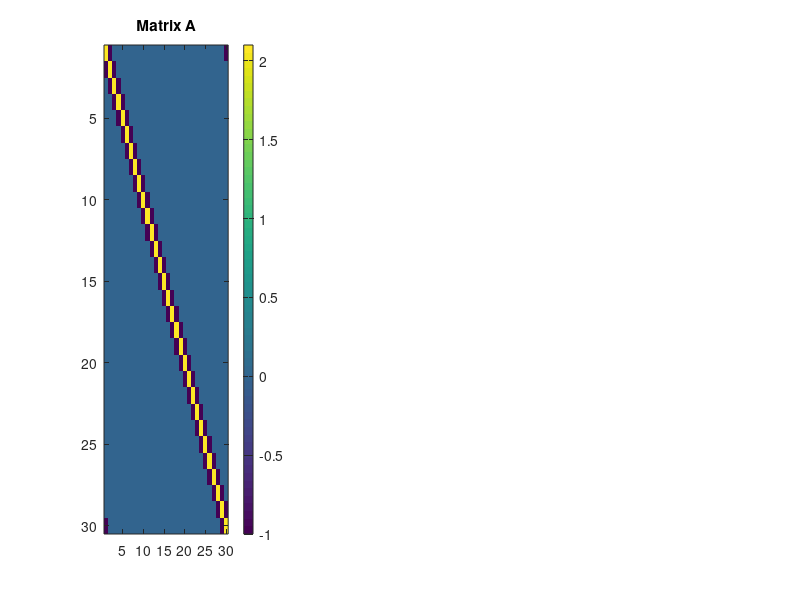

This chart was generated by the following MATLAB code: (Note: this script raises an error after producing the figure.)
%% BDC with block size 1 & 2 & 3

%% input
%% BDC with block size 1 & 2 & 3

%% input
rng(1);
addpath ../
d = 30; 
e1 = ones(d,1);
lambda=1E-1;
lambdaI=speye(d)*lambda;
A=spdiags([-e1,2*e1,-e1],[-1,0,1],d,d);
A(1,d)=-1;A(d,1)=-1;

A=A+lambdaI;


% p1=symamd(A1);
% A2=A1(p1,p1);
% A0=A2;



xmin=zeros(d,1);
b0=xmin;

iters = 250;


%% plot 
figure(1),clf,
subplot(1,3,1),
imagesc(A),colorbar;
title('Matrix A');

[cx01, cy1] = CBCD1(A, b0, d, iters,1E-10,-2,1,-1);
[cx02, cy2] = CBCD2(A, b0, d, iters,1E-10,-2,1,-1);
[cx03, cy3] = CBCD3(A, b0, d, iters,1E-10,-2,1,-1);
subplot(1,3,2),
semilogy(1:size(cy1,1),cy1,'r','LineWidth',2.5);
hold on;
semilogy(1:size(cy2,1),cy2,'g','LineWidth',2.5);
hold on;
semilogy(1:size(cy3,1),cy3,'b','LineWidth',2.5);
hold on;
legend('CBCD1','CBCD2','CBCD3');
grid on;
title('Convergence');
xlabel('t');
ylabel('KKT Condition');
axis([0 250 1E-11 1]);
%% analysis
% template
L = tril(ones(d,d),1);
L1=L;L2=L;L3=L;
for i=1:d-1
    L1(i,i+1)=0;
    if mod(i,2)==0
        L2(i,i+1)=0;
    end
    if mod(i,3)==0
        L3(i,i+1)=0;
    end
end

block1=diag(ones(d,1));

e0 = [1;0];
e1 = e0(:,ones(ceil(d/2),1));
e1 = reshape(e1 ,numel(e1),1);
block2 = spdiags([e1,[0;e1(1:end-1)]],[-1,1],d,d)+block1;

e0 = [1;1;0];
e1 = e0(:,ones(ceil(d/3),1));
e1 = reshape(e1 ,numel(e1),1);
e0 = [1;0;0];
e2 = e0(:,ones(ceil(d/3),1));
e2 = reshape(e2 ,numel(e2),1);
block3 = spdiags([e2,e1,[0;e1(1:end-1)],[0;0;e2(1:end-2)]],...
            [-2,-1,1,2],d,d)+block1;
I=eye(d);
AL1=A.*L1;
M1=I-AL1\A;
AL2=A.*L2;
M2=I-AL2\A;
AL3=A.*L3;
M3=I-AL3\A;


Norm1=zeros(iters,1);
Norm2=Norm1;
Norm3=Norm1;
temp1=M1;
temp2=M2;
temp3=M3;
for i=1:iters
    Norm1(i)=norm(temp1);
    Norm2(i)=norm(temp2);
    Norm3(i)=norm(temp3);
    temp1=temp1*M1;
    temp2=temp2*M2;
    temp3=temp3*M3;
end


subplot(1,3,3),
semilogy(1:iters,Norm1,'r','LineWidth',2.5);hold on;
semilogy(1:iters,Norm2,'g','LineWidth',2.5);hold on;
semilogy(1:iters,Norm3,'b','LineWidth',2.5);hold on;
legend('CBCD1','CBCD2','CBCD3');
grid on;
title('Matrix Norm of M');
xlabel('t');
ylabel('||M^{t}||');
axis([0 250 1E-30 1]);



figure(2),clf,

subplot(1,3,1),
spy(M1);
title('Structure of M_1');

subplot(1,3,2),
spy(M2);
title('Structure of M_2');

subplot(1,3,3),
spy(M3);
title('Structure of M_3');


eig(M1)